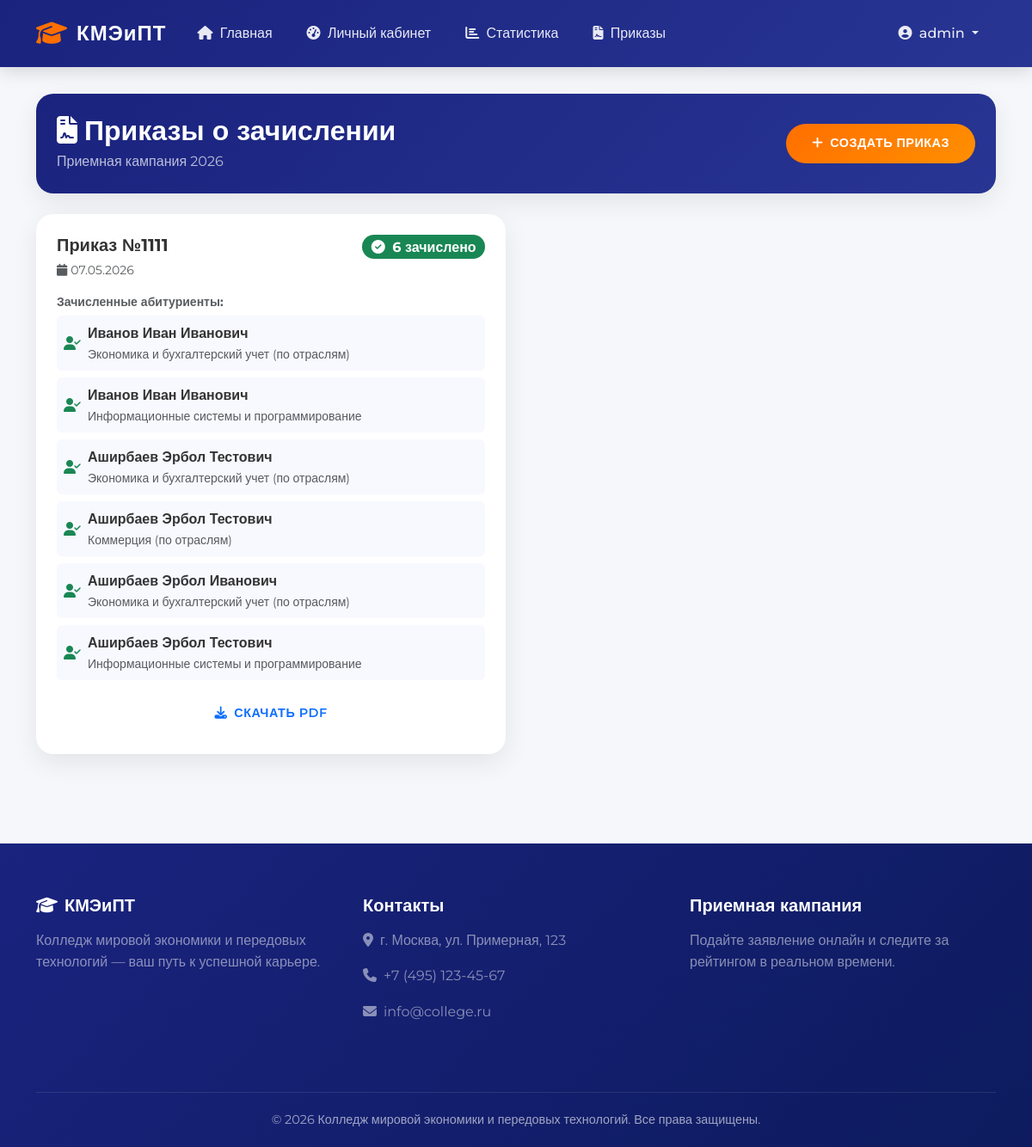
Screenshot of /enrollment-orders/ (signed in) with the database file from the repository.
### applicants/models.py (models this page shows, shortened)
class AdmissionCampaign(models.Model):
    year = models.IntegerField(unique=True, verbose_name="Год")
    start_date = models.DateField(verbose_name="Дата начала")
    end_date = models.DateField(verbose_name="Дата окончания")
    is_active = models.BooleanField(default=False, verbose_name="Активна")
    class Meta:
        verbose_name = "Приемная кампания"
        verbose_name_plural = "Приемные кампании"
        ordering = ['-year']

class EnrollmentOrder(models.Model):
    campaign = models.ForeignKey(
        AdmissionCampaign,
        on_delete=models.CASCADE,
        verbose_name="Приемная кампания"
    )
    order_number = models.CharField(max_length=50, verbose_name="Номер приказа")
    order_date = models.DateField(verbose_name="Дата приказа")
    file = models.FileField(upload_to='orders/', null=True, blank=True)
    created_by = models.ForeignKey(
        User,
        on_delete=models.SET_NULL,
        null=True,
        verbose_name="Кто создал"
    )
    created_at = models.DateTimeField(auto_now_add=True)
    applications = models.ManyToManyField(
        Application,
        related_name='enrollment_orders',
        verbose_name="Заявления"
    )
    class Meta:
        verbose_name = "Приказ о зачислении"
        verbose_name_plural = "Приказы о зачислении"

class Application(models.Model):
    PRIORITY_CHOICES = [
        (1, 'Первый приоритет'),
        (2, 'Второй приоритет'),
        (3, 'Третий приоритет'),
    ]
    APP_STATUS = [
        ('draft', 'Черновик'),
        ('submitted', 'Подано'),
        ('agreement_signed', 'Согласие подписано'),
        ('recommended', 'Рекомендован'),
        ('accepted', 'Зачислен'),
    ]
    applicant = models.ForeignKey(
        Applicant,
        on_delete=models.CASCADE,
        related_name='applications',
        verbose_name="Абитуриент"
    )
    campaign = models.ForeignKey(
        AdmissionCampaign,
        on_delete=models.CASCADE,
        verbose_name="Приемная кампания"
    )
    specialization = models.ForeignKey(
        Specialization,
        on_delete=models.CASCADE,
        verbose_name="Специальность"
    )
    priority = models.PositiveSmallIntegerField(
        choices=PRIORITY_CHOICES,
        verbose_name="Приоритет"
    )
    status = models.CharField(
        max_length=20,
        choices=APP_STATUS,
        default='draft',
        verbose_name="Статус заявления"
    )
    is_agreement_signed = models.BooleanField(
        default=False,
        verbose_name="Согласие на зачисление"
    )
    agreement_date = models.DateTimeField(null=True, blank=True)
    submission_date = models.DateTimeField(auto_now_add=True)
    class Meta:
        verbose_name = "Заявление"
        verbose_name_plural = "Заявления"
        unique_together = [
            ['applicant', 'campaign', 'priority'],
            ['applicant', 'campaign', 'specialization'],
        ]
        ordering = ['-submission_date']

class Applicant(models.Model):
    SEX_CHOICES = [('M', 'Мужской'), ('F', 'Женский')]
    STATUS_CHOICES = [
        ('draft', 'Черновик'),
        ('submitted', 'Подано'),
        ('under_review', 'На рассмотрении'),
        ('accepted', 'Зачислен'),
        ('rejected', 'Отказ'),
    ]
    user = models.OneToOneField(
        User,
        on_delete=models.CASCADE,
        related_name='applicant_profile',
        verbose_name="Пользователь"
    )
    patronymic = models.CharField(max_length=150, blank=True, verbose_name="Отчество")
    birth_date = models.DateField(verbose_name="Дата рождения")
    sex = models.CharField(max_length=1, choices=SEX_CHOICES, verbose_name="Пол")
    phone = models.CharField(max_length=20, verbose_name="Телефон")
    snils = models.CharField(max_length=14, blank=True, verbose_name="СНИЛС")
    passport_series = models.CharField(max_length=4, blank=True, verbose_name="Серия паспорта")
    passport_number = models.CharField(max_length=6, blank=True, verbose_name="Номер паспорта")
    address = models.TextField(blank=True, verbose_name="Адрес")
    status = models.CharField(
        max_length=20,
        choices=STATUS_CHOICES,
        default='draft',
        verbose_name="Статус"
    )
    created_at = models.DateTimeField(auto_now_add=True)
    updated_at = models.DateTimeField(auto_now=True)
    class Meta:
        verbose_name = "Абитуриент"
        verbose_name_plural = "Абитуриенты"
        ordering = ['user__last_name', 'user__first_name']
    @property
    def full_name(self):
        return f"{self.user.last_name} {self.user.first_name} {self.patronymic}"

class Specialization(models.Model):
    code = models.CharField(max_length=20, unique=True, verbose_name="Код специальности")
    name = models.CharField(max_length=255, verbose_name="Название")
    faculty = models.CharField(max_length=100, verbose_name="Факультет")
    budget_places = models.PositiveSmallIntegerField(verbose_name="Бюджетные места")
    paid_places = models.PositiveSmallIntegerField(default=0, verbose_name="Платные места")
    min_score = models.PositiveSmallIntegerField(default=100, verbose_name="Мин. проходной балл")
    description = models.TextField(blank=True, verbose_name="Описание")
    is_active = models.BooleanField(default=True, verbose_name="Активна")
    class Meta:
        verbose_name = "Специальность"
        verbose_name_plural = "Специальности"
        ordering = ['code']

### applicants/views.py (the view, shortened to what this page needs)
# urls.py: path('enrollment-orders/', views.enrollment_orders_list, name='enrollment_orders'),
def enrollment_orders_list(request):
    active_campaign = AdmissionCampaign.objects.filter(is_active=True).first()
    if not active_campaign:
        messages.error(request, 'Нет активной приемной кампании')
        return redirect('home')
    if request.user.is_staff:
        orders = EnrollmentOrder.objects.filter(campaign=active_campaign).order_by('-order_date')
    specializations = Specialization.objects.filter(is_active=True)
    context = {
        'orders': orders,
        'specializations': specializations,
        'campaign': active_campaign,
    }
    return render(request, 'applicants/enrollment_orders.html', context)

### templates/applicants/enrollment_orders.html (shortened to what this page needs)
{% extends 'base.html' %}
{% block content %}
<div class="container py-4">
    <div class="card-custom mb-4" style="background: linear-gradient(135deg, #1a237e 0%, #283593 100%); color: white;">
        <div class="card-body p-4">
            <div class="d-flex justify-content-between align-items-center">
                <div>
                    <h2 class="fw-bold mb-1">
                        <i class="fas fa-file-contract me-2"></i>Приказы о зачислении
                    </h2>
                    <p class="mb-0" style="color: rgba(255,255,255,0.7);">
                        Приемная кампания {{ campaign.year|default:"" }}
                    </p>
                </div>
                {% if user.is_staff %}
                <button class="btn btn-accent btn-modern" data-bs-toggle="modal" data-bs-target="#createOrderModal">
                    <i class="fas fa-plus me-2"></i>Создать приказ
                </button>
                {% endif %}
            </div>
        </div>
    </div>
    <div class="row g-4">
        {% if orders %}
            {% for order in orders %}
            <div class="col-lg-6">
                <div class="card-custom">
                    <div class="card-body p-4">
                        <div class="d-flex justify-content-between align-items-start mb-3">
                            <div>
                                <h5 class="fw-bold mb-1">Приказ №{{ order.order_number }}</h5>
                                <small class="text-muted">
                                    <i class="fas fa-calendar me-1"></i>{{ order.order_date|date:"d.m.Y" }}
                                </small>
                            </div>
                            <span class="badge bg-success rounded-pill fs-6">
                                <i class="fas fa-check-circle me-1"></i>
                                {{ order.applications.count }} зачислено
                            </span>
                        </div>
                        {% if user.is_staff %}
                        <div class="mb-3">
                            <h6 class="fw-bold small text-muted mb-2">Зачисленные абитуриенты:</h6>
                            {% for app in order.applications.all %}
                            <div class="d-flex align-items-center mb-2 p-2 rounded-2" style="background: #f8f9ff;">
                                <i class="fas fa-user-check text-success me-2"></i>
                                <div>
                                    <span class="fw-bold">{{ app.applicant.full_name }}</span>
                                    <small class="text-muted d-block">{{ app.specialization.name }}</small>
                                </div>
                            </div>
                            {% endfor %}
                        </div>
                        <a href="{% url 'download_order' order.id %}" class="btn btn-outline-primary btn-modern btn-sm w-100">
                            <i class="fas fa-download me-2"></i>Скачать PDF
                        </a>
                        {% endif %}
                    </div>
                </div>
            </div>
            {% endfor %}
        {% endif %}
    </div>
</div>
{% endblock %}

### templates/base.html (shortened to what this page needs)
<!DOCTYPE html>
<html lang="ru">
<head>
    <link href="https://cdn.jsdelivr.net/npm/bootstrap@5.3.0/dist/css/bootstrap.min.css" rel="stylesheet">
    <link rel="stylesheet" href="https://cdnjs.cloudflare.com/ajax/libs/font-awesome/6.4.0/css/all.min.css">
    <link rel="stylesheet" href="https://cdnjs.cloudflare.com/ajax/libs/animate.css/4.1.1/animate.min.css">
</head>
<body>
    <nav class="navbar navbar-expand-lg fixed-top" id="navbar">
        <div class="container">
            <a class="navbar-brand" href="{% url 'home' %}">
                <i class="fas fa-graduation-cap"></i> КМЭиПТ
            </a>
            <div class="collapse navbar-collapse" id="navbarNav">
                <ul class="navbar-nav me-auto">
                    <li class="nav-item">
                        <a class="nav-link" href="{% url 'home' %}">
                            <i class="fas fa-home me-1"></i> Главная
                        </a>
                    </li>
                    {% if user.is_authenticated %}
                    <li class="nav-item">
                        <a class="nav-link" href="{% url 'dashboard' %}">
                            <i class="fas fa-tachometer-alt me-1"></i> Личный кабинет
                        </a>
                    </li>
                    {% endif %}
                    {% if user.is_staff %}
                    <li class="nav-item">
                        <a class="nav-link" href="{% url 'statistics' %}">
                            <i class="fas fa-chart-bar me-1"></i> Статистика
                        </a>
                    </li>
                    <li class="nav-item">
                        <a class="nav-link" href="{% url 'enrollment_orders' %}">
                            <i class="fas fa-file-contract me-1"></i> Приказы
                        </a>
                    </li>
                    {% endif %}
                </ul>
                <ul class="navbar-nav">
                    {% if user.is_authenticated %}
                    <li class="nav-item dropdown">
                        <a class="nav-link dropdown-toggle" href="#" data-bs-toggle="dropdown">
                            <i class="fas fa-user-circle me-1"></i>
                            {{ user.get_full_name|default:user.username }}
                        </a>
                    </li>
                    {% endif %}
                </ul>
            </div>
        </div>
    </nav>
    <main>
        {% block content %}{% endblock %}
    </main>
    <footer class="footer">
        <div class="container">
            <div class="row">
                <div class="col-md-4 mb-4">
                    <h5 class="fw-bold mb-3">
                        <i class="fas fa-graduation-cap me-2"></i>КМЭиПТ
                    </h5>
                    <p class="text-white-50">Колледж мировой экономики и передовых технологий — ваш путь к успешной карьере.</p>
                </div>
                <div class="col-md-4 mb-4">
                    <h5 class="fw-bold mb-3">Контакты</h5>
                    <p class="text-white-50"><i class="fas fa-map-marker-alt me-2"></i>г. Москва, ул. Примерная, 123</p>
                    <p class="text-white-50"><i class="fas fa-phone me-2"></i>+7 (495) 123-45-67</p>
                    <p class="text-white-50"><i class="fas fa-envelope me-2"></i>info@college.ru</p>
                </div>
                <div class="col-md-4 mb-4">
                    <h5 class="fw-bold mb-3">Приемная кампания</h5>
                    <p class="text-white-50">Подайте заявление онлайн и следите за рейтингом в реальном времени.</p>
                </div>
            </div>
            <div class="footer-bottom">
                <p class="mb-0">&copy; 2026 Колледж мировой экономики и передовых технологий. Все права защищены.</p>
            </div>
        </div>
    </footer>
</body>
</html>

### templates/base.html (style rules this page uses)
:root { --primary: #1a237e; --primary-light: #283593; --accent: #ff6f00; --accent-light: #ff8f00; --success: #2e7d32; --info: #0277bd; --warning: #f57c00; --danger: #c62828; --bg-light: #f5f7fa; --card-shadow: 0 10px 30px rgba(0, 0, 0, 0.08); --card-hover-shadow: 0 20px 40px rgba(0, 0, 0, 0.12); --transition: all 0.3s cubic-bezier(0.4, 0, 0.2, 1); }
* { margin: 0; padding: 0; box-sizing: border-box; }
body { font-family: 'Montserrat', sans-serif; background: var(--bg-light); color: #333; line-height: 1.6; overflow-x: hidden; padding-top: 85px; }
.navbar { background: linear-gradient(135deg, var(--primary) 0%, var(--primary-light) 100%) !important; box-shadow: 0 4px 20px rgba(0, 0, 0, 0.15); padding: 15px 0; transition: var(--transition); }
.navbar-brand { font-weight: 800; font-size: 1.5rem; letter-spacing: 1px; color: white !important; display: flex; align-items: center; gap: 10px; }
.navbar-brand i { font-size: 1.8rem; color: var(--accent); }
.nav-link { color: rgba(255, 255, 255, 0.9) !important; font-weight: 500; padding: 10px 20px !important; border-radius: 50px; transition: var(--transition); position: relative; }
.card-custom { background: white; border: none; border-radius: 20px; box-shadow: var(--card-shadow); transition: var(--transition); overflow: hidden; height: 100%; }
.card-custom .card-body { padding: 30px; }
.btn-modern { padding: 12px 30px; border-radius: 50px; font-weight: 600; letter-spacing: 0.5px; transition: var(--transition); text-transform: uppercase; font-size: 0.9rem; border: none; }
.btn-accent { background: linear-gradient(135deg, var(--accent) 0%, var(--accent-light) 100%); color: white; }
.footer { background: linear-gradient(135deg, #1a237e 0%, #0d1b5e 100%); color: white; padding: 60px 0 20px; margin-top: 80px; }
.footer-bottom { border-top: 1px solid rgba(255, 255, 255, 0.1); padding-top: 20px; margin-top: 40px; text-align: center; color: rgba(255, 255, 255, 0.6); font-size: 0.9rem; }

### rows the page displays
AdmissionCampaign: year "2026"
EnrollmentOrder: order_number "1111", order_date "07.05.2026", applications.count "6"
Application: applicant.full_name "Иванов Иван Иванович", specialization.name "Экономика и бухгалтерский учет (по отраслям)"
Application: applicant.full_name "Иванов Иван Иванович", specialization.name "Информационные системы и программирование"
Application: applicant.full_name "Аширбаев Эрбол Тестович", specialization.name "Экономика и бухгалтерский учет (по отраслям)"
Application: applicant.full_name "Аширбаев Эрбол Тестович", specialization.name "Коммерция (по отраслям)"
Application: applicant.full_name "Аширбаев Эрбол Иванович", specialization.name "Экономика и бухгалтерский учет (по отраслям)"
Application: applicant.full_name "Аширбаев Эрбол Тестович", specialization.name "Информационные системы и программирование"

### other values shown
{{ user.get_full_name|default:user.username }} "admin"
